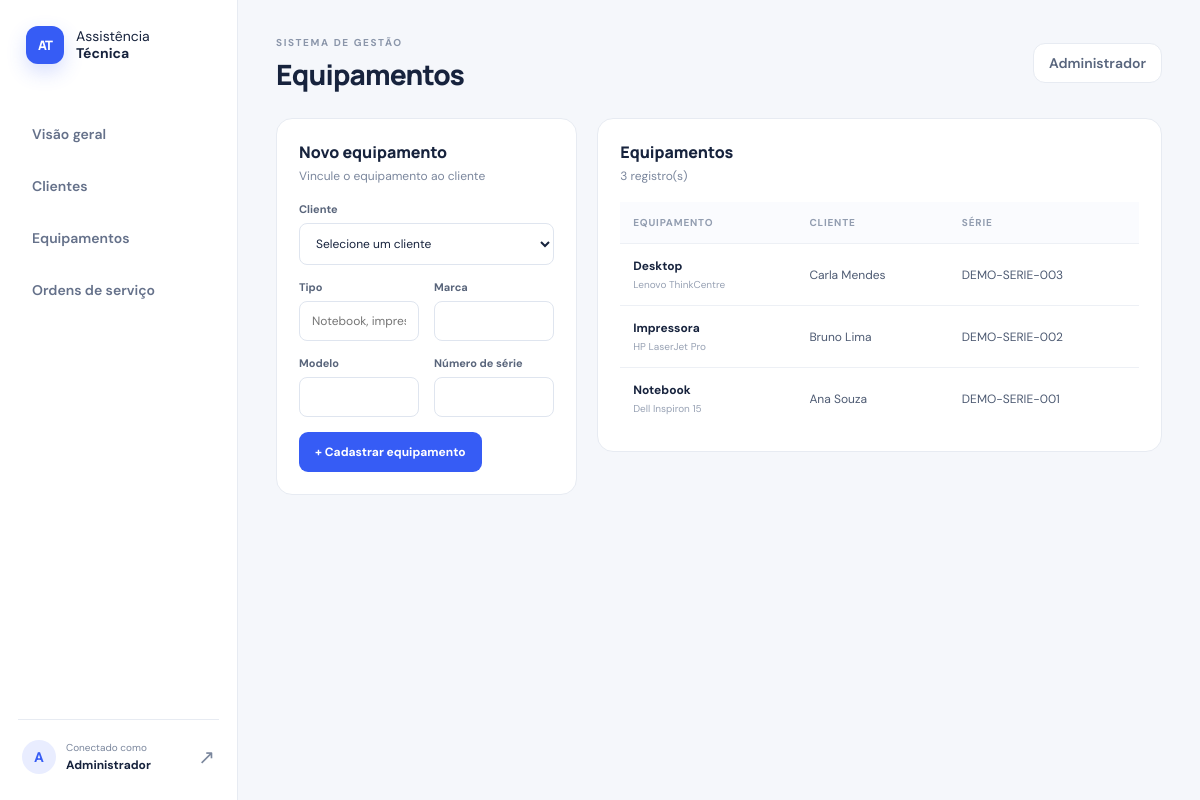
The page /sistema/equipamentos.php (signed in) on the database its author committed.
### tables this page shows
CREATE TABLE equipamentos (
  id INT UNSIGNED AUTO_INCREMENT PRIMARY KEY,
  cliente_id INT UNSIGNED NOT NULL,
  tipo VARCHAR(80) NOT NULL,
  marca VARCHAR(80) NULL,
  modelo VARCHAR(100) NULL,
  numero_serie VARCHAR(100) NULL UNIQUE,
  criado_em DATETIME NOT NULL DEFAULT CURRENT_TIMESTAMP,
  CONSTRAINT fk_equip_cliente FOREIGN KEY (cliente_id) REFERENCES clientes(id)
    ON UPDATE CASCADE ON DELETE RESTRICT
);

CREATE TABLE clientes (
  id INT UNSIGNED AUTO_INCREMENT PRIMARY KEY,
  nome VARCHAR(150) NOT NULL,
  email VARCHAR(150) NULL UNIQUE,
  telefone VARCHAR(30) NULL,
  cpf_cifrado TEXT NOT NULL,
  criado_em DATETIME NOT NULL DEFAULT CURRENT_TIMESTAMP,
  INDEX idx_clientes_nome (nome),
  INDEX idx_clientes_telefone (telefone)
);

### sistema/config.php (called while the page is built, shortened)
<?php
function e(?string $value): string {
    return htmlspecialchars((string)$value, ENT_QUOTES | ENT_SUBSTITUTE, 'UTF-8');
}

### sistema/equipamentos.php (the view, shortened to what this page needs)
<?php
require_once __DIR__ . '/bootstrap.php'; requireLogin(); $pdo=db();
$clientes=$pdo->query('SELECT id,nome FROM clientes ORDER BY nome')->fetchAll();
$rows=$pdo->query('SELECT e.*,c.nome cliente FROM equipamentos e JOIN clientes c ON c.id=e.cliente_id ORDER BY e.id DESC')->fetchAll();
$pageTitle='Equipamentos'; require __DIR__.'/header.php';
?>
<div class="content-grid"><section class="panel"><div class="panel-head"><div><h2>Novo equipamento</h2><p>Vincule o equipamento ao cliente</p></div></div>
<form method="post" class="form-grid"><input type="hidden" name="csrf_token" value="<?= e(csrfToken()) ?>"><label class="wide">Cliente<select name="cliente_id" required><option value="">Selecione um cliente</option><?php foreach($clientes as $c): ?><option value="<?= (int)$c['id'] ?>"><?= e($c['nome']) ?></option><?php endforeach; ?></select></label><label>Tipo<input name="tipo" required maxlength="80" placeholder="Notebook, impressora..."></label><label>Marca<input name="marca" maxlength="80"></label><label>Modelo<input name="modelo" maxlength="100"></label><label>Número de série<input name="numero_serie" maxlength="100"></label><div class="wide"><button class="btn" type="submit" <?= !$clientes?'disabled':'' ?>>+ Cadastrar equipamento</button></div></form></section>
<section class="panel list-panel"><div class="panel-head"><div><h2>Equipamentos</h2><p><?= count($rows) ?> registro(s)</p></div></div><div class="table-wrap"><table><thead><tr><th>Equipamento</th><th>Cliente</th><th>Série</th></tr></thead><tbody><?php foreach($rows as $r): ?><tr><td><strong><?= e($r['tipo']) ?></strong><small class="block"><?= e(trim(($r['marca']??'').' '.($r['modelo']??''))) ?></small></td><td><?= e($r['cliente']) ?></td><td><?= e($r['numero_serie']?:'—') ?></td></tr><?php endforeach; ?><?php if(!$rows): ?><tr><td colspan="3">Nenhum equipamento cadastrado.</td></tr><?php endif; ?></tbody></table></div></section></div>
<?php require __DIR__.'/footer.php'; ?>

### sistema/assets/style.css (style rules this page uses)
:root { --ink:#17233d;--muted:#7b879d;--line:#e7ebf2;--blue:#365cf5;--blue-dark:#2345d8;--bg:#f5f7fb;--white:#fff;--green:#dff8ed }
* { box-sizing:border-box }
body { margin:0;background:var(--bg);color:var(--ink);font-family:'DM Sans',Arial,sans-serif;font-size:14px }
.btn { border:0;border-radius:9px;background:var(--blue);color:white;font:700 12px 'DM Sans',sans-serif;padding:12px 16px;cursor:pointer;display:inline-flex;justify-content:center;align-items:center;white-space:nowrap }
.stat-card,.panel { background:white;border:1px solid var(--line);border-radius:16px }
.panel { padding:22px;margin-bottom:22px;min-width:0 }
.panel-head { display:flex;align-items:center;justify-content:space-between;gap:15px;margin-bottom:18px }
.panel-head h2 { font:800 16px Manrope,sans-serif;margin:0 0 5px }
.panel-head p { margin:0;color:var(--muted);font-size:12px }
.table-wrap { width:100%;overflow-x:auto }
table { width:100%;border-collapse:collapse;text-align:left;white-space:nowrap }
th { font-size:10px;text-transform:uppercase;letter-spacing:.8px;color:#929db0;font-weight:700;background:#fafbfe }
td,th { padding:14px 13px;border-bottom:1px solid #edf0f5 }
td { font-size:12px;color:#4d5a72 }
tbody tr:last-child td { border-bottom:0 }
td strong { color:var(--ink) }
td small.block { display:block;color:#98a2b4;font-size:10px;margin-top:4px }
.content-grid { display:grid;grid-template-columns:minmax(280px,.8fr) minmax(420px,1.5fr);gap:20px;align-items:start }
.form-grid { display:grid;grid-template-columns:1fr 1fr;gap:15px }
.form-grid label,.login-card label { display:grid;gap:7px;color:#59657b;font-size:11px;font-weight:700 }
.wide { grid-column:1/-1 }
input,select,textarea { font:400 12px 'DM Sans',sans-serif;color:var(--ink);background:white;border:1px solid #dfe5ef;border-radius:8px;padding:11px 12px;width:100%;outline:none;min-width:0 }

### rows shown on the page
equipamentos: tipo "Desktop", marca+modelo "Lenovo ThinkCentre", cliente.nome "Carla Mendes", numero_serie "DEMO-SERIE-003"
equipamentos: tipo "Impressora", marca+modelo "HP LaserJet Pro", cliente.nome "Bruno Lima", numero_serie "DEMO-SERIE-002"
equipamentos: tipo "Notebook", marca+modelo "Dell Inspiron 15", cliente.nome "Ana Souza", numero_serie "DEMO-SERIE-001"

### other values the page prints
substr($_SESSION['user_name'] ?? 'U',0,1) "A"
$_SESSION['user_name'] "Administrador"
$pageTitle "Equipamentos"
count($rows) "3"
